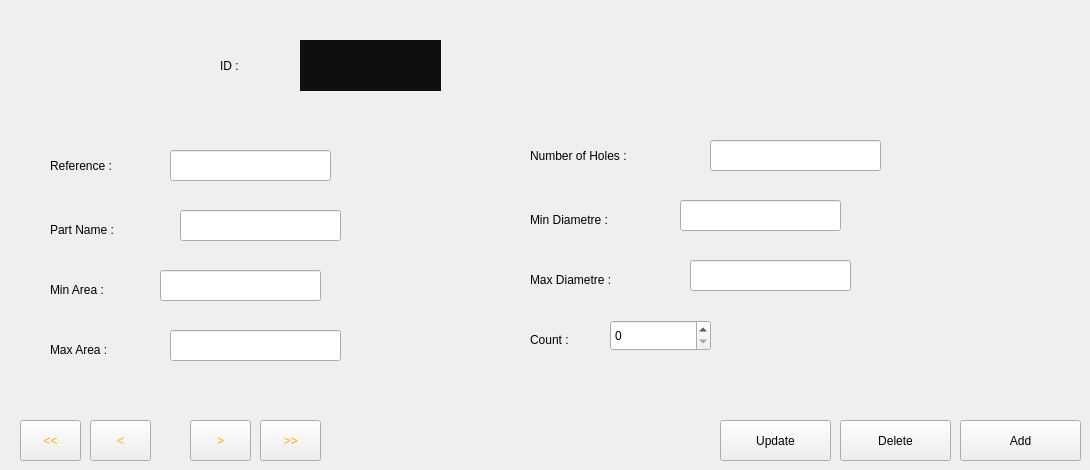
    <widget class="QWidget" name="tab_2">
     <attribute name="title">
      <string>Edit Inventory</string>
     </attribute>
     <widget class="QLabel" name="label_7">
      <property name="geometry">
       <rect>
        <x>50</x>
        <y>156</y>
        <width>121</width>
        <height>20</height>
       </rect>
      </property>
      <property name="styleSheet">
       <string notr="true">font: 12pt &quot;Century Gothic&quot;;</string>
      </property>
      <property name="text">
       <string>Reference :</string>
      </property>
     </widget>
     <widget class="QLabel" name="label_8">
      <property name="geometry">
       <rect>
        <x>50</x>
        <y>220</y>
        <width>121</width>
        <height>20</height>
       </rect>
      </property>
      <property name="styleSheet">
       <string notr="true">font: 12pt &quot;Century Gothic&quot;;</string>
      </property>
      <property name="text">
       <string>Part Name :</string>
      </property>
     </widget>
     <widget class="QLabel" name="label_9">
      <property name="geometry">
       <rect>
        <x>50</x>
        <y>280</y>
        <width>121</width>
        <height>20</height>
       </rect>
      </property>
      <property name="styleSheet">
       <string notr="true">font: 12pt &quot;Century Gothic&quot;;</string>
      </property>
      <property name="text">
       <string>Min Area :</string>
      </property>
     </widget>
     <widget class="QLabel" name="label_10">
      <property name="geometry">
       <rect>
        <x>50</x>
        <y>340</y>
        <width>121</width>
        <height>20</height>
       </rect>
      </property>
      <property name="styleSheet">
       <string notr="true">font: 12pt &quot;Century Gothic&quot;;</string>
      </property>
      <property name="text">
       <string>Max Area :</string>
      </property>
     </widget>
     <widget class="QLabel" name="label_20">
      <property name="geometry">
       <rect>
        <x>530</x>
        <y>330</y>
        <width>121</width>
        <height>20</height>
       </rect>
      </property>
      <property name="styleSheet">
       <string notr="true">font: 12pt &quot;Century Gothic&quot;;</string>
      </property>
      <property name="text">
       <string>Count :</string>
      </property>
     </widget>
     <widget class="QLabel" name="label_21">
      <property name="geometry">
       <rect>
        <x>530</x>
        <y>210</y>
        <width>151</width>
        <height>20</height>
       </rect>
      </property>
      <property name="styleSheet">
       <string notr="true">font: 12pt &quot;Century Gothic&quot;;</string>
      </property>
      <property name="text">
       <string>Min Diametre :</string>
      </property>
     </widget>
     <widget class="QLabel" name="label_35">
      <property name="geometry">
       <rect>
        <x>530</x>
        <y>146</y>
        <width>181</width>
        <height>20</height>
       </rect>
      </property>
      <property name="styleSheet">
       <string notr="true">font: 12pt &quot;Century Gothic&quot;;</string>
      </property>
      <property name="text">
       <string>Number of Holes :</string>
      </property>
     </widget>
     <widget class="QLabel" name="label_36">
      <property name="geometry">
       <rect>
        <x>530</x>
        <y>270</y>
        <width>151</width>
        <height>20</height>
       </rect>
      </property>
      <property name="styleSheet">
       <string notr="true">font: 12pt &quot;Century Gothic&quot;;</string>
      </property>
      <property name="text">
       <string>Max Diametre :</string>
      </property>
     </widget>
     <widget class="QLabel" name="label_37">
      <property name="geometry">
       <rect>
        <x>220</x>
        <y>40</y>
        <width>101</width>
        <height>51</height>
       </rect>
      </property>
      <property name="styleSheet">
       <string notr="true">font: 75 13pt &quot;MS Shell Dlg 2&quot;;</string>
      </property>
      <property name="text">
       <string>ID :</string>
      </property>
     </widget>
     <widget class="QLineEdit" name="reference">
      <property name="geometry">
       <rect>
        <x>170</x>
        <y>150</y>
        <width>161</width>
        <height>31</height>
       </rect>
      </property>
      <property name="styleSheet">
       <string notr="true"/>
      </property>
      <property name="text">
       <string/>
      </property>
     </widget>
     <widget class="QLineEdit" name="part_name">
      <property name="geometry">
       <rect>
        <x>180</x>
        <y>210</y>
        <width>161</width>
        <height>31</height>
       </rect>
      </property>
      <property name="styleSheet">
       <string notr="true"/>
      </property>
      <property name="text">
       <string/>
      </property>
     </widget>
     <widget class="QLineEdit" name="min_area">
      <property name="geometry">
       <rect>
        <x>160</x>
        <y>270</y>
        <width>161</width>
        <height>31</height>
       </rect>
      </property>
      <property name="styleSheet">
       <string notr="true"/>
      </property>
      <property name="text">
       <string/>
      </property>
     </widget>
     <widget class="QLineEdit" name="max_area">
      <property name="geometry">
       <rect>
        <x>170</x>
        <y>330</y>
        <width>171</width>
        <height>31</height>
       </rect>
      </property>
      <property name="styleSheet">
       <string notr="true"/>
      </property>
      <property name="text">
       <string/>
      </property>
     </widget>
     <widget class="QLineEdit" name="number_of_holes">
      <property name="geometry">
       <rect>
        <x>710</x>
        <y>140</y>
        <width>171</width>
        <height>31</height>
       </rect>
      </property>
      <property name="styleSheet">
       <string notr="true"/>
      </property>
      <property name="text">
       <string/>
      </property>
     </widget>
     <widget class="QLineEdit" name="min_diameter">
      <property name="geometry">
       <rect>
        <x>680</x>
        <y>200</y>
        <width>161</width>
        <height>31</height>
       </rect>
      </property>
      <property name="styleSheet">
       <string notr="true"/>
      </property>
      <property name="text">
       <string/>
      </property>
     </widget>
     <widget class="QLineEdit" name="max_diameter">
      <property name="geometry">
       <rect>
        <x>690</x>
        <y>260</y>
        <width>161</width>
        <height>31</height>
       </rect>
      </property>
      <property name="styleSheet">
       <string notr="true"/>
      </property>
      <property name="text">
       <string/>
      </property>
     </widget>
     <widget class="QLabel" name="id">
      <property name="geometry">
       <rect>
        <x>300</x>
        <y>40</y>
        <width>141</width>
        <height>51</height>
       </rect>
      </property>
      <property name="styleSheet">
       <string notr="true">background-color: rgb(15, 15, 15);</string>
      </property>
      <property name="text">
       <string/>
      </property>
     </widget>
     <widget class="QSpinBox" name="count">
      <property name="geometry">
       <rect>
        <x>610</x>
        <y>320</y>
        <width>101</width>
        <height>31</height>
       </rect>
      </property>
      <property name="styleSheet">
       <string notr="true"/>
      </property>
     </widget>
     <widget class="QPushButton" name="update_btn">
      <property name="geometry">
       <rect>
        <x>720</x>
        <y>420</y>
        <width>111</width>
        <height>41</height>
       </rect>
      </property>
      <property name="styleSheet">
       <string notr="true">font: 75 14pt &quot;MS Shell Dlg 2&quot;;</string>
      </property>
      <property name="text">
       <string>Update</string>
      </property>
     </widget>
     <widget class="QPushButton" name="first_btn">
      <property name="geometry">
       <rect>
        <x>20</x>
        <y>420</y>
        <width>61</width>
        <height>41</height>
       </rect>
      </property>
      <property name="styleSheet">
       <string notr="true">font: 75 18pt &quot;MS Shell Dlg 2&quot;;
color: rgb(255, 173, 8);</string>
      </property>
      <property name="text">
       <string>&lt;&lt;</string>
      </property>
     </widget>
     <widget class="QPushButton" name="previous_btn">
      <property name="geometry">
       <rect>
        <x>90</x>
        <y>420</y>
        <width>61</width>
        <height>41</height>
       </rect>
      </property>
      <property name="styleSheet">
       <string notr="true">font: 75 18pt &quot;MS Shell Dlg 2&quot;;
color: rgb(255, 173, 8);</string>
      </property>
      <property name="text">
       <string>&lt;</string>
      </property>
     </widget>
     <widget class="QPushButton" name="next_btn">
      <property name="geometry">
       <rect>
        <x>190</x>
        <y>420</y>
        <width>61</width>
        <height>41</height>
       </rect>
      </property>
      <property name="styleSheet">
       <string notr="true">font: 75 18pt &quot;MS Shell Dlg 2&quot;;
color: rgb(255, 173, 8);</string>
      </property>
      <property name="text">
       <string>&gt;</string>
      </property>
     </widget>
     <widget class="QPushButton" name="last_btn">
      <property name="geometry">
       <rect>
        <x>260</x>
        <y>420</y>
        <width>61</width>
        <height>41</height>
       </rect>
      </property>
      <property name="styleSheet">
       <string notr="true">font: 75 18pt &quot;MS Shell Dlg 2&quot;;
color: rgb(255, 173, 8);</string>
      </property>
      <property name="text">
       <string>&gt;&gt;</string>
      </property>
     </widget>
     <widget class="QPushButton" name="delete_btn">
      <property name="geometry">
       <rect>
        <x>840</x>
        <y>420</y>
        <width>111</width>
        <height>41</height>
       </rect>
      </property>
      <property name="styleSheet">
       <string notr="true">font: 75 14pt &quot;MS Shell Dlg 2&quot;;</string>
      </property>
      <property name="text">
       <string>Delete</string>
      </property>
     </widget>
     <widget class="QPushButton" name="add_btn">
      <property name="geometry">
       <rect>
        <x>960</x>
        <y>420</y>
        <width>121</width>
        <height>41</height>
       </rect>
      </property>
      <property name="styleSheet">
       <string notr="true">font: 75 14pt &quot;MS Shell Dlg 2&quot;;</string>
      </property>
      <property name="text">
       <string>Add</string>
      </property>
     </widget>
    </widget>
